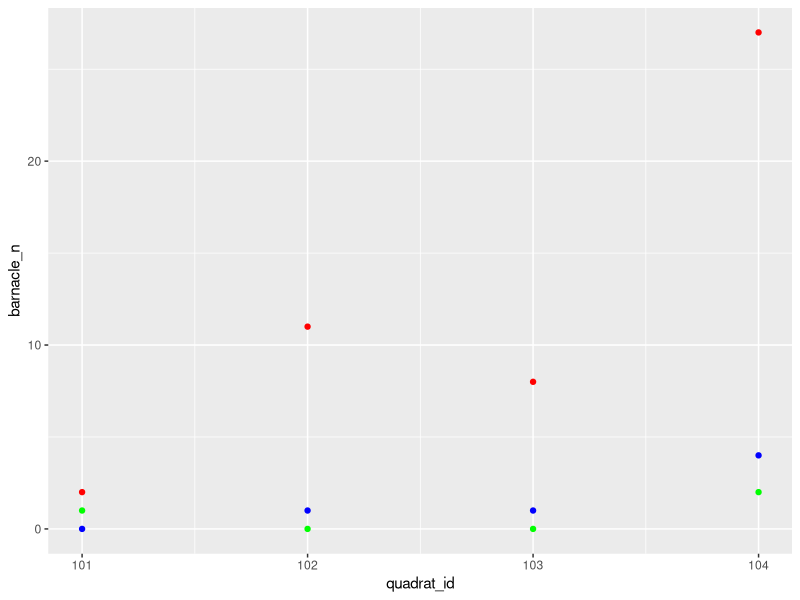
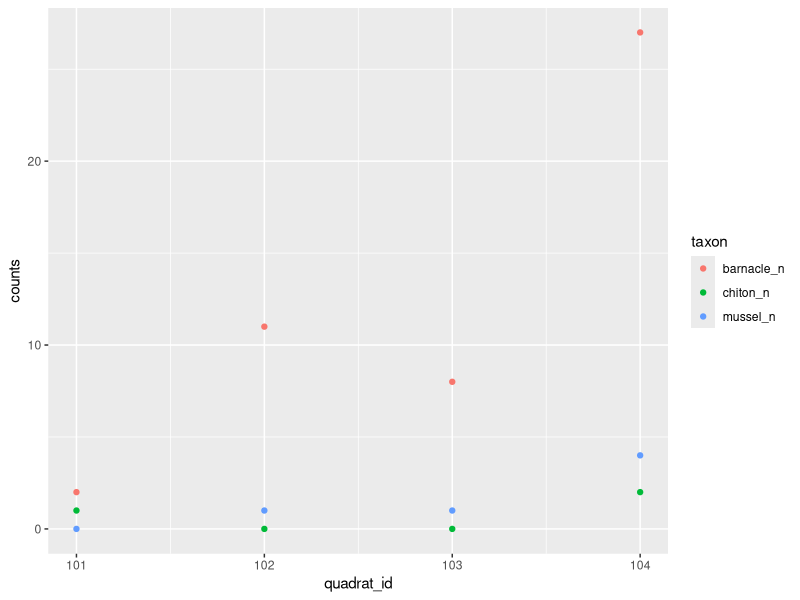

These figures' R source, in order:
### Lesson 4.1: Joins and shape
## New functions: left_join(), right_join(), inner_join(), full_join(), semi_join(), anti_join(), gather(), spread()

## Fisheries relational database

# In this module we will examine fisheries stock assessment data and identify collapsed fisheries. We will be using the RAM Legacy Database, a massive dataset of fisheries metrics across the globe:

# https://www.ramlegacy.org/

# The RAM database has over 50 tables with a range of sizes and shapes, and we will be using several of them. The chief table we will be utilizing has over 1 million rows. Each of the tables are connected by a series of IDs that can be used to merge data appropriately. To manage this massive relational dabase, we will first get comfortable with the join operations in dplyr. 

## Joins

# There is a great cheat-sheet that goes over joins and other data shaping functions: In the RStudio top menu: Help -> Cheatsheets -> Data Transformation with dplyr or here: https://rstudio.com/wp-content/uploads/2015/02/data-wrangling-cheatsheet.pdf

# Here we will learn how to merge data with the join functions of the dplyr package. There are 2 types of joins: 

# -Mutating joins add new variables to one table from matching observations in another table
# -Filtering joins filter observations from one table based on whether or not they match an observation in the other table

# dplyr join functions:

# -Mutating joins:
#     --left_join: Join matching rows from data_2 to data_1
#     --right_join: Join matching rows from data_1 to data_2
#     --inner_join: Join data. Retain only rows in both sets.
#     --full_join: Join data. Retail all values, all rows. 
# -Filtering joins:
#     --semi_join: Return all rows in data_1 that have a match in data_2.
#     --anti_join: Return all rows in data_1 that do not have a match in data_2. 

# We will examine these different types of joins using very simple example data.

# Example data:

library(tidyverse)

data1 = data.frame(ID = 1:2, 
                   X1 = c("a1", "a2"),
                   stringsAsFactors=FALSE)
data2 = data.frame(ID = 2:3,
                   X2 = c("b1", "b2"), 
                   stringsAsFactors=FALSE)

# The figure below illustrates what our two data frames look like and how we can merge them based on the different join functions of the dplyr package. On the top of the figure you can see the structure of our example data frames. Both data frames contain two columns: The ID and one variable. Note that both data frames have the ID No. 2 in common. On the bottom row of the figure you can see how each of the join functions merges our two example data frames. 

in_join = inner_join(data1, data2) 
print(in_join)
# ID X1 X2
# 1  2 a2 b1

lft_join = left_join(data1, data2)
print(lft_join)
# ID X1   X2
# 1  1 a1 <NA>
# 2  2 a2   b1

rt_join = right_join(data1, data2)
print(rt_join)
# ID   X1 X2
# 1  2   a2 b1
# 2  3 <NA> b2

ful_join = full_join(data1, data2)
print(ful_join)
# ID   X1   X2
# 1  1   a1 <NA>
# 2  2   a2   b1
# 3  3 <NA>   b2

sem_join = semi_join(data1, data2)
print(sem_join)
# ID X1
# 1  2 a2

ant_join = anti_join(data1, data2)
print(ant_join)
# ID X1
# 1  1 a1


## Left joins

# This is the join that I use most frequently. The left_join() returns all rows from data1 and all columns from data1 and data2. Rows in data1 with no match in data2 will have NA values in the new columns. If there are multiple matches between data1 and data2, all combinations of the matches are returned. If the joining variable that links your two data frames ... ?, you don't need to explicitly identify what that joining variable is. 

# 3 equivalent ways to perform the left_join():

# Without specifying the joining variable:
data12_left = left_join(data1, data2)
print(data12_left)
# ID X1   X2
# 1  1 a1 <NA>
# 2  2 a2   b1

# Joining, by "ID" - explicitly specifying the joining variable:
data12_left = left_join(data1, data2, by="ID")
print(data12_left)
# ID X1   X2
# 1  1 a1 <NA>
# 2  2 a2   b1

# With piping
data12_left = data1 %>%
  left_join(data2, by="ID")
data12_left
# ID X1   X2
# 1  1 a1 <NA>
# 2  2 a2   b1

# The function right_join() is equivalent to left_join() but reverses the order of the 2 data frames (i.e. all of the rows in the "right" or second data frame are preserved). 


## Inner join

# The function inner_join() returns all rows from data1 where there are matching values in data2, and all columns from data1 and data2. If there are multiple matches between data1 and data2, all combinations of the matches are returned. 

data12_inner = data1 %>%
  inner_join(data2, by="ID")
data12_inner
# ID X1 X2
# 1  2 a2 b1


## Full join

# The function full_join() returns returns all rows and columns from both data1 and data2. The function returns NA for any missing values. 

data12_full = data1 %>%
  full_join(data2, by="ID")
data12_full
# ID   X1   X2
# 1  1   a1 <NA>
# 2  2   a2   b1
# 3  3 <NA>   b2

## Semi join

# The function semi_join() is a filtering function, so no new columns are created in data1, but rows are removed from data1. semi_join() returns all rows from data1 where there are matching values in data2, but only keeps the columns in data1. A semi join will never duplicate rows of data1, even if there is more than one matching row in data2. 

data12_semi = data1 %>%
  semi_join(data2, by="ID")
data12_semi
# ID X1
# 1  2 a2


## Anti join

# The anti_join() function returns all rows from data1 where there are NOT matching values in data2, keeping just the columns from data1.

data12_anti = data1 %>%
  anti_join(data2, by="ID")
data12_anti
# ID X1
# 1  1 a1


## Words of wisdom

# Whenever I use a join function, I always check the dimensions using dim() of my data frames before and after the joins to make sure I understand what rows and columns were added. You can also use the summary() function, or use filter() combined with is.na() to check for NAs so that you have a good sense of what data are missing after a join. 


## Exercise 4.1: Let's imagine you had a month of scuba survey data where each row was a different fish that was observed on a rocky reef. The fish survey data includes the fish's common name, size, date, reef site, and observation ID. Then you have a second data frame that has encyclopedia-type data downloaded from fishbase.org with common name, genus, species, trophic level, and maximum length. If your goal was to add the genus and species information to your survey data and then count the total number of each species observed at a reef, what join would you use? What variable would you join the data frames by? What would happen if there were multiple rows in your fishbase data frame corresponding to the same common name (perhaps one row included a max length estimate pulled from Miller et al. and another row included a max length pulled from Garcia et al.)? Could that mess up your scuba survey analysis?

# Erin would use left_join(survey_data, fish_base_data, by="common_name") so that all the survey data was retained, and add in the fish base data wherever it is available. Then she would use dim() to compare the number of rows in her survey data before and after the join. If her merged data was longer, she would either:

# 1. If she really cared about max length, she would comb through the fish base data frame and remove the duplicate rows based on which max length study was more relevant to her analysis. 
# 2. If she wanted only the genus and species info anyways, she would use distinct(observation_id) to remove duplicate rows of observations - then check again to make sure that the number of rows in her survey data frame was equal to the number of rows before the join function. 


## Switching between long and wide data frames

# The functions pivot_longer() and pivot_wider() (formally called gather() and spread()) in dplyr are used to change the shape of a table from wide to long and from long to wide. This can be an important step for preparing your data for specific types of analysis. For example, a lot of PCA/EOF/nmds analysis packages require data to be in a wide format where different types of observations have their own columns. However, many of ggplot's really slick features work best when data is in a long format. 

# To look at these two functions, we'll create some more example data. Let's pretend you are counting invertebrates that fall inside of a quadrat in the intertidal. Your data might look like this:

survey = data.frame(quadrat_id = c(101, 102, 103, 104),
                    barnacle_n = c(2, 11, 8, 27), 
                    chiton_n = c(1, 0, 0, 2), 
                    mussel_n = c(0, 1, 1, 4))

# This is the "wide" format, because each type of observation has its own column. The pivot_longer() function is used to convert this data to the long format. You will select a subset of columns to stack on top of each other. Set the names_to parameter to the name of the column that contains the old column names. Set the values_to parameter to the name of the column that contains the elements associated with each former column. Note that the columns that are not selected in pivot_longer() will be retained, and their values will be repeated. 

long = survey %>%
  pivot_longer(c("barnacle_n", "chiton_n", "mussel_n"), names_to="taxon", values_to="counts")
head(long)
## # A tibble: 6 x 3
##   quadrat_id taxon      counts
##        <dbl> <chr>       <dbl>
## 1        101 barnacle_n      2
## 2        101 chiton_n        1
## 3        101 mussel_n        0
## 4        102 barnacle_n     11
## 5        102 chiton_n        0
## 6        102 mussel_n        1



head(survey)
## quadrat_id barnacle_n chiton_n mussel_n
## 1        101          2        1        0
## 2        102         11        0        1
## 3        103          8        0        1
## 4        104         27        2        4


## Exercise 1.2: When the invertebrate survey is in the original (wide) format, use ggplot to create a scatter plot where the quadrat_id is along the x-axis and the count data is along the y-axis. Give each different taxon a different point color. Now create the same exact plot using the survey data in the long format. If you wanted to build a linear model to predict the number of barnacles in a quadrat as a function of the number of other invertebrates that were found in the quadrat (i.e. chitons and mussels), what table shape would you need, long or wide?

# We need to write a new geom_point() line for each x/y combo (i.e. each species)
dev.new() 
ggplot(data=survey) + 
  geom_point(aes(x=quadrat_id, y=barnacle_n), color='red') +
  geom_point(aes(x=quadrat_id, y=chiton_n), color='green') + 
  geom_point(aes(x=quadrat_id, y=mussel_n), color='blue')

# Look how easy it is to plot when your data is in the long format:
dev.new()
ggplot(aes(x=quadrat_id, y=counts, color=taxon), data=long) +
  geom_point()



## Acknowledgments

# This lesson and the helpful graphics were adapted from Joachim Schork's blog: https://statisticsglobe.com/r-dplyr-join-inner-left-right-full-semi-anti





















